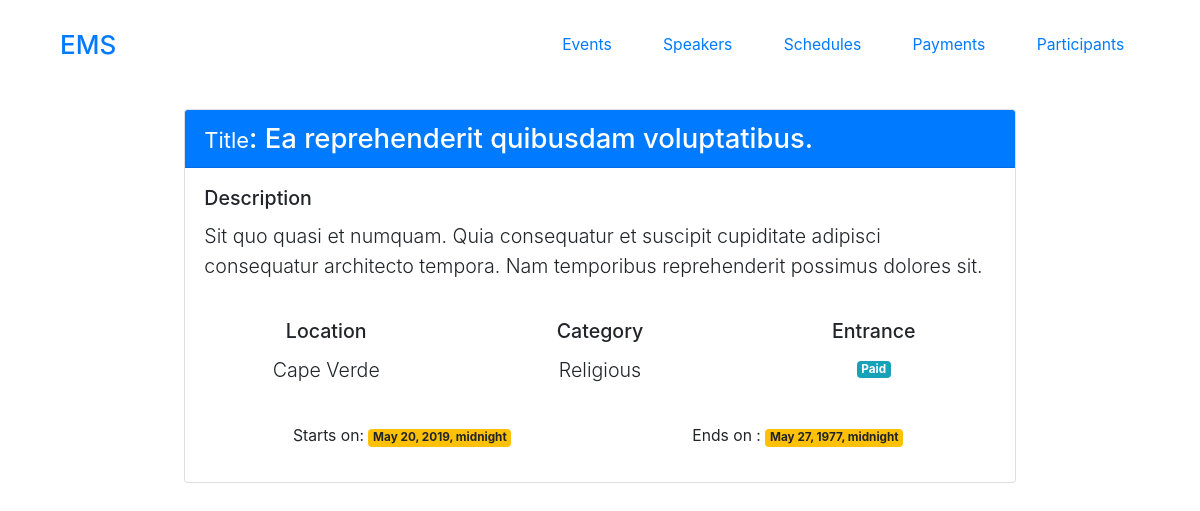
The page /events/Ea reprehenderit quibusdam voluptatibus./ on the database its author committed.
### event/models.py (models this page shows, shortened)
class Event(models.Model):
    title = models.CharField(max_length=100)
    description = models.TextField(blank=True)
    start_date = models.DateField()
    end_date = models.DateTimeField()
    location = models.CharField(max_length=100)
    category = models.ForeignKey(Category, on_delete=models.CASCADE)
    is_free = models.BooleanField()
    class Meta:
        verbose_name = 'Event'
        verbose_name_plural = 'Events'
        ordering = ["id"]

class Category(models.Model):
    name = models.CharField(max_length=100)
    class Meta:
        verbose_name = 'Category'
        verbose_name_plural = 'categories'
        ordering = ["id"]
    def __str__(self):
        return self.name

### event/views.py (the view)
# urls.py: path('<str:title>/', views.one_event_view),
def one_event_view(request, title):
    event = Event.objects.get(title=title)
    return render(request, 'event/event.html', context={"event": event})

### templates/event/event.html
{% extends 'base.html' %}
{%block content %}
<div class="card w-75" style="margin: auto; padding-bottom: 15px">
  <h3 class="card-header display-6 fs-3 fw-light bg-primary text-white">
    <small class="fs-2 fw-normal">Title</small>: {{event.title}}
  </h3>
  <div class="card-body container">
    <div>
      <h5 class="card-title">Description</h5>
      <p class="lead">{{event.description}}</p>
    </div>
    <br />
    <div class="row text-center">
      <div class="col">
        <h5 class="card-title">Location</h5>
        <p class="lead">{{event.location}}</p>
      </div>
      <div class="col">
        <h5 class="card-title">Category</h5>
        <p class="lead">{{event.category}}</p>
      </div>
      <div class="col">
        <h5 class="card-title">Entrance</h5>
        {% if event.is_free %}
        <span class="badge badge-info">Free</span>
        {% else %}
        <span class="badge badge-info">Paid</span>
        {% endif %}
      </div>
    </div>
    <br />
    <div class="container text-center">
      <div class="row">
        <div class="col">
          Starts on:
          <span class="badge badge-warning">{{event.start_date}}</span>
        </div>
        <div class="col">
          Ends on :
          <span class="badge badge-warning">{{event.end_date}}</span>
        </div>
      </div>
    </div>
  </div>
</div>
{% endblock content %}

### static/css/styles.css (style rules this page uses)
* { margin: 0; padding: 0; box-sizing: border-box; }
html { font-size: 98%; }

### rows shown on the page
Event: title "Ea reprehenderit quibusdam voluptatibus.", description "Sit quo quasi et numquam. Quia consequatur et suscipit cupiditate adipisci consequatur architecto tempora. Nam temporibus reprehenderit possimus dolores sit.", location "Cape Verde", category "Religious", start_date "May 20, 2019, midnight", end_date "May 27, 1977, midnight"
